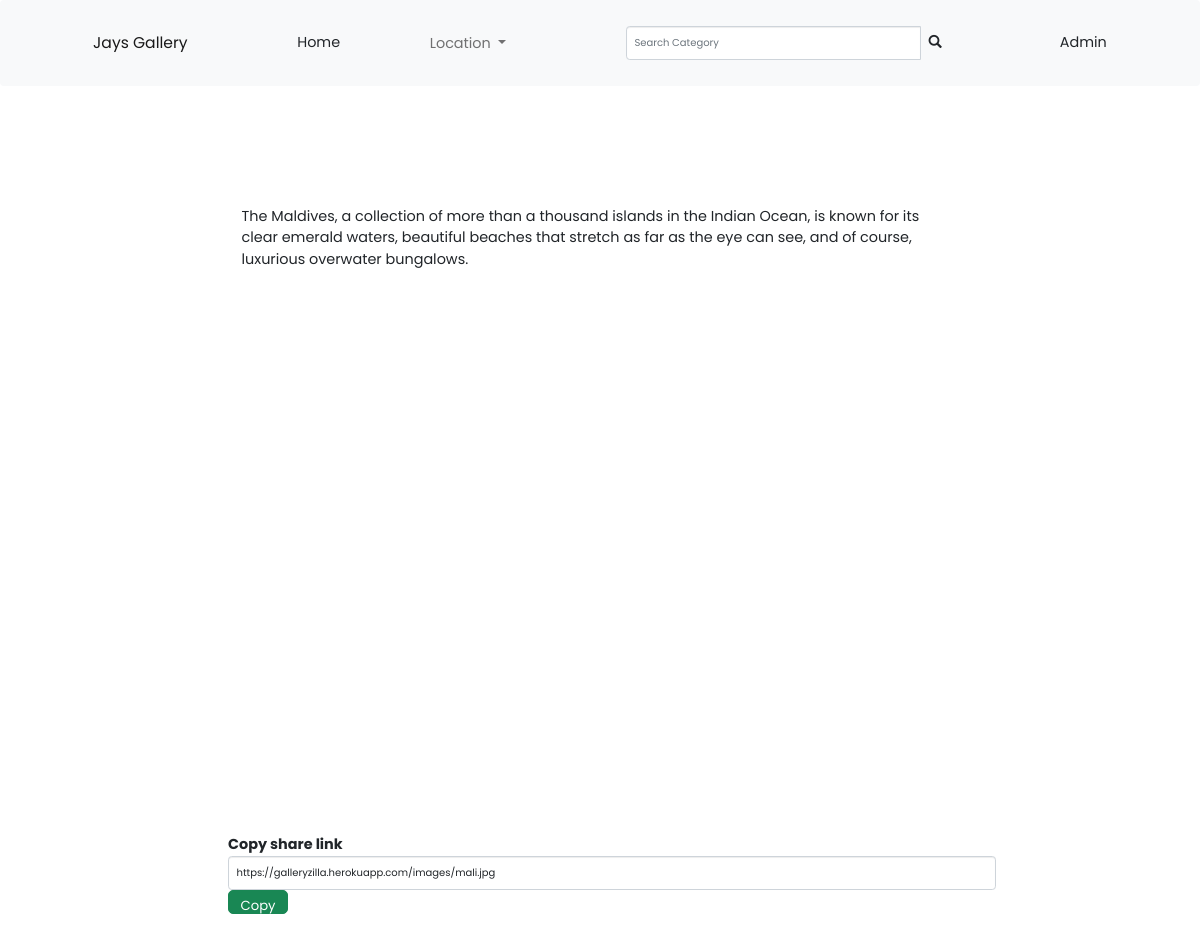
The page /photo/1 on the database its author committed.
### photos/models.py (models this page shows, shortened)
class Photo(models.Model):
    name = models.CharField(max_length =30,null=True)
    category=models.ForeignKey(Category, on_delete=models.SET_NULL,null=True,blank=True)
    description=models.TextField(null=True)
    image = models.ImageField(default='DEFAULT VALUE')
    location = models.ForeignKey('Location',null=True,on_delete=models.CASCADE)

### photos/views.py (the view)
# urls.py: path('photo/<str:pk>',views.viewPhoto ,name= 'photo'),
def viewPhoto(request,pk):
    photo = Photo.objects.get(id=pk)
    return render(request,'photos/photo.html',{'photo':photo})

### photos/templates/photos/photo.html (shortened to what this page needs)
{%extends 'photos/base.html'%}
{% load bootstrap3 %}
{% load static %}
{% block content%}
<div  style=" width: 80%; margin-left: 10vw;padding-bottom: 9vw;margin-bottom: 5vw;padding-top: 3vw; padding-left: 7vw;padding-right: 7vw;border-radius: 1vw;">
    <div class="m-5" >
        <div class="container" >
            <div class="row justify-content-center">
                <div style="height: 70vh;">
                <p style="padding-top:1vw ;">{{photo.description}}</p>
                </div>
            </div>
        </div>
        </div>
        <div class="modal-footer justify-content-start" style="padding-top: 6vw;padding-left: 2vw;">
            <label class="modalBody">Copy share link</label>
            <input class="form-control " type="text " value="https://galleryzilla.herokuapp.com{{photo.image.url}} " id="{{photo.id}}.url">
            <button style="width: 5vw;height:2vw" class="btn btn-success btn-lg copy " id=url{photo.id} onclick="myCopyFunction('{{photo.id}}.url') ">Copy</button>
        </div>
  </div>
{% endblock%}

### static/css/style.css (style rules this page uses)
body { font-family: 'Poppins', sans-serif; font-size: 1.2vw; }
.btn { font-family: 'Poppins', sans-serif; font-size: 1.1vw; }

### rows shown on the page
Photo: description "The Maldives, a collection of more than a thousand islands in the Indian Ocean, is known for its clear emerald waters, beautiful beaches that stretch as far as the eye can see, and of course, luxurious overwater bungalows.", image "https://galleryzilla.herokuapp.com/images/mali.jpg"
